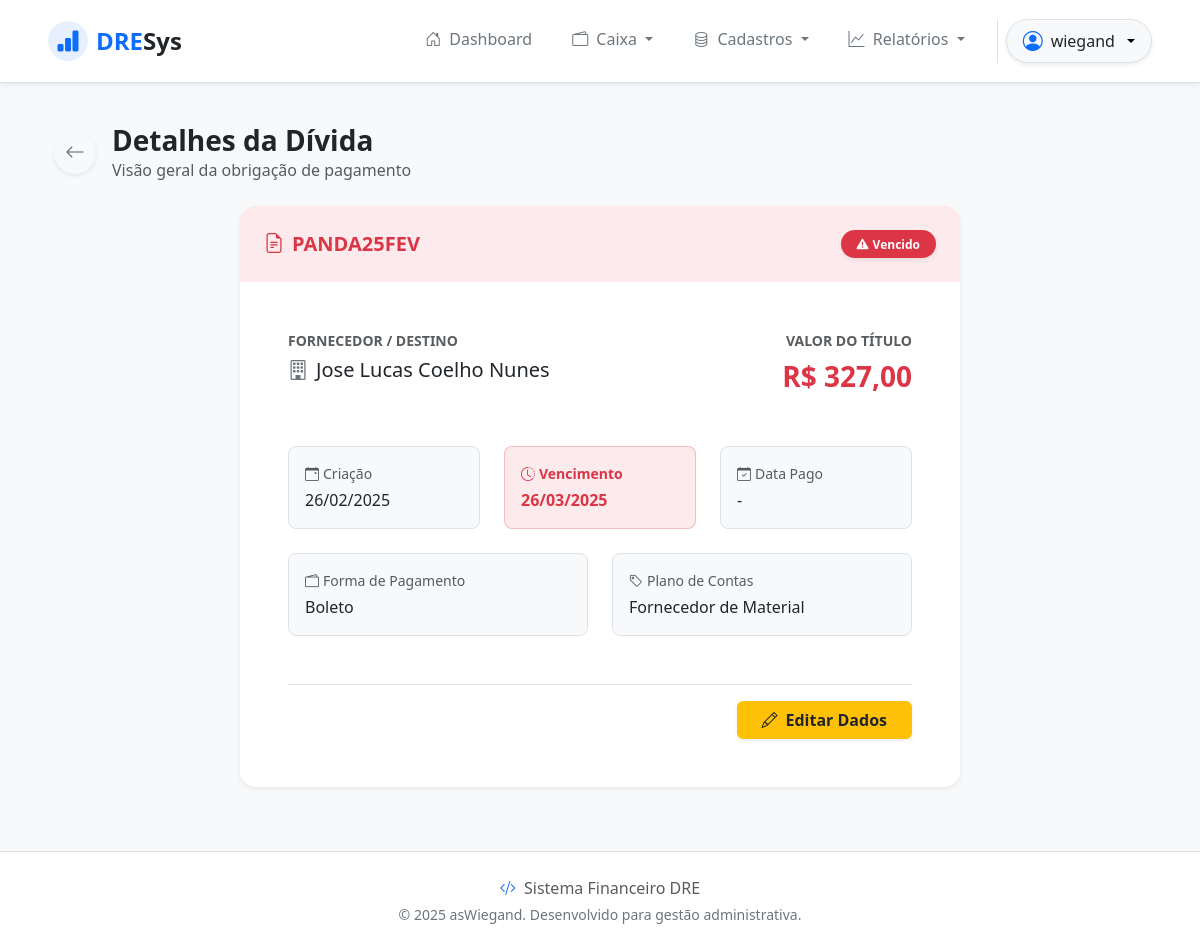
The app's page /outflows/3/detail/ (signed in) with its own data.
### outflows/models.py (models this page shows, shortened)
class Outflow(models.Model):
    created_date = models.DateField()
    expire_date = models.DateField()
    supplier = models.ForeignKey(Supplier, on_delete=models.PROTECT, related_name='outflows')
    accounting = models.ForeignKey(Accounting, on_delete=models.PROTECT, related_name='outflows')
    payment_method = models.ForeignKey(Payment, on_delete=models.PROTECT, related_name='outflows')
    title = models.CharField(max_length=15)
    status = models.CharField(max_length=2, default='NP')
    value = models.DecimalField(max_digits=20, decimal_places=2, default=0)
    payment_date = models.DateField(blank=True, null=True)
    @property
    def is_expired(self):
        return self.expire_date < timezone.localdate()

### suppliers/models.py (models this page shows)
class Supplier(models.Model):
    cnpj_cpf = models.CharField(
        max_length=18,
        unique=True,
        validators=[validate_cpf_cnpj],
        verbose_name="CNPJ ou CPF",
        blank=True
    )
    company_name = models.CharField(max_length=100, blank=False, null=False)
    fantasy_name = models.CharField(max_length=100, blank=True, default='')
    city = models.CharField(max_length=100, blank=True)
    address = models.CharField(max_length=100, blank=True)
    phone = models.CharField(blank=True)
    email = models.EmailField(blank=True)
    def __str__(self):
            return self.company_name

### payments/models.py (models this page shows)
class Payment(models.Model):
    name = models.CharField(max_length=20, blank=False, null=False)
    class Meta:
        ordering = ['name']
    def __str__(self):
        return self.name

### accountings/models.py (models this page shows)
class Accounting(models.Model):
    INFLOW = "E"
    OUTFLOW = "S"
    TYPE_CHOICES = [(INFLOW, 'Entrada'), (OUTFLOW, 'Saida'),]
    acc_name = models.CharField(max_length=30)
    type = models.CharField(max_length=1, choices=TYPE_CHOICES)
    class Meta:
        ordering = ['acc_name']
    def __str__(self):
        return self.acc_name

### outflows/views.py (the view)
# urls.py: path('outflows/<int:pk>/detail/', OutflowDetailView.as_view(), name='outflow_detail'),
class OutflowDetailView(LoginRequiredMixin, PermissionRequiredMixin, DetailView):
    permission_required = 'outflows.view_outflow'
    model = models.Outflow
    template_name = 'outflow_detail.html'

### outflows/templates/outflow_detail.html (shortened to what this page needs)
{% extends 'base.html' %}
{% block content %}
<div class="container-fluid py-4">
    <div class="mb-4 d-flex align-items-center">
        <a href="{% url 'outflow_list' %}" class="btn btn-light shadow-sm text-secondary me-3"
            style="border-radius: 50%; width: 42px; height: 42px; display: flex; align-items: center; justify-content: center;">
            <i class="bi bi-arrow-left fs-5"></i>
        </a>
        <div>
            <h3 class="fw-bold text-dark mb-0">Detalhes da Dívida</h3>
            <p class="text-muted mb-0">Visão geral da obrigação de pagamento</p>
        </div>
    </div>
    <div class="row justify-content-center">
        <div class="col-lg-8">
            <div class="card border-0 shadow-sm rounded-4 overflow-hidden">
                <div
                    class="card-header bg-danger bg-opacity-10 border-0 p-4 d-flex justify-content-between align-items-center">
                    <h5 class="mb-0 fw-bold text-danger"><i class="bi bi-file-earmark-text me-2"></i>{{ object.title }}
                    </h5>
                    {% if object.status == 'PG' %}
                    <span class="badge bg-success rounded-pill px-3 py-2 shadow-sm"><i
                            class="bi bi-check-circle-fill me-1"></i>Pago</span>
                    {% elif object.status == 'NP' and object.is_expired %}
                    <span class="badge bg-danger rounded-pill px-3 py-2 shadow-sm"><i
                            class="bi bi-exclamation-triangle-fill me-1"></i>Vencido</span>
                    {% else %}
                    <span class="badge bg-warning text-dark rounded-pill px-3 py-2 shadow-sm"><i
                            class="bi bi-hourglass-split me-1"></i>Pendente</span>
                    {% endif %}
                </div>
                <div class="card-body p-5">
                    <div class="row g-4 mb-4">
                        <div class="col-md-6">
                            <span class="d-block text-muted small fw-semibold text-uppercase mb-1">Fornecedor /
                                Destino</span>
                            <div class="fs-5 text-dark"><i class="bi bi-building me-2 text-secondary"></i>{{ object.supplier }}</div>
                        </div>
                        <div class="col-md-6 text-md-end">
                            <span class="d-block text-muted small fw-semibold text-uppercase mb-1">Valor do
                                Título</span>
                            <div class="fs-3 fw-bold text-danger">R$ {{ object.value|floatformat:2 }}</div>
                        </div>
                    </div>
                    <hr class="border-light my-4">
                    <div class="row g-4">
                        <div class="col-sm-6 col-md-4">
                            <div class="bg-light rounded-3 p-3 h-100 border">
                                <span class="d-block text-muted small mb-1"><i
                                        class="bi bi-calendar-event me-1"></i>Criação</span>
                                <span class="fw-medium text-dark">{{ object.created_date|date:"d/m/Y" }}</span>
                            </div>
                        </div>
                        <div class="col-sm-6 col-md-4">
                            <div
                                class="bg-danger bg-opacity-10 border-danger border-opacity-25 rounded-3 p-3 h-100 border">
                                <span class="d-block text-danger small mb-1 fw-semibold"><i
                                        class="bi bi-clock-history me-1"></i>Vencimento</span>
                                <span class="fw-bold text-danger">{{ object.expire_date|date:"d/m/Y" }}</span>
                            </div>
                        </div>
                        <div class="col-sm-6 col-md-4">
                            <div class="bg-light rounded-3 p-3 h-100 border">
                                <span class="d-block text-muted small mb-1"><i
                                        class="bi bi-calendar-check me-1"></i>Data Pago</span>
                                <span class="fw-medium text-dark">{{ object.payment_date|date:"d/m/Y"|default:"-" }}</span>
                            </div>
                        </div>
                        <div class="col-sm-6 col-md-6">
                            <div class="bg-light rounded-3 p-3 h-100 border">
                                <span class="d-block text-muted small mb-1"><i class="bi bi-wallet2 me-1"></i>Forma de
                                    Pagamento</span>
                                <span class="fw-medium text-dark">{{ object.payment_method|default:"Não informada" }}</span>
                            </div>
                        </div>
                        <div class="col-sm-12 col-md-6">
                            <div class="bg-light rounded-3 p-3 h-100 border">
                                <span class="d-block text-muted small mb-1"><i class="bi bi-tag me-1"></i>Plano de
                                    Contas</span>
                                <span class="fw-medium text-dark">{{ object.accounting|default:"Não categorizado" }}</span>
                            </div>
                        </div>
                    </div>
                    <div class="d-flex justify-content-end mt-5 pt-3 border-top">
                        {% if object.status == 'NP' %}
                        <a href="{% url 'outflow_update' object.id %}"
                            class="btn btn-warning fw-bold px-4 shadow-sm text-dark">
                            <i class="bi bi-pencil me-2"></i>Editar Dados
                        </a>
                        {% endif %}
                    </div>
                </div>
            </div>
        </div>
    </div>
</div>
{% endblock %}

### app/templates/components/_header.html (shortened to what this page needs)
<nav class="navbar navbar-expand-lg navbar-light bg-white fixed-top shadow-sm py-3 border-bottom">
  <div class="container-fluid px-4 px-lg-5">
    <a class="navbar-brand d-flex align-items-center fw-bold fs-4 text-primary" href="{% url 'home' %}">
      <div
        class="bg-primary bg-opacity-10 text-primary rounded-circle d-flex align-items-center justify-content-center me-2"
        style="width: 40px; height: 40px;">
        <i class="bi bi-bar-chart-fill"></i>
      </div>
      DRE<span class="text-dark">Sys</span>
    </a>
    <div class="collapse navbar-collapse" id="navbarMain">
      <ul class="navbar-nav ms-auto mb-2 mb-lg-0 gap-2">
        {% if request.user.is_authenticated %}
        <li class="nav-item">
          <a class="nav-link fw-medium px-3 {% if request.resolver_match.url_name == 'home' %}active text-primary{% else %}text-secondary{% endif %}"
            href="{% url 'home' %}">
            <i class="bi bi-house-door me-1"></i> Dashboard
          </a>
        </li>
        {% if perms.inflows.view_inflow or perms.outflows.view_outflow or perms.moviments.view_moviment %}
        <li class="nav-item dropdown">
          <a class="nav-link dropdown-toggle fw-medium px-3 text-secondary" href="#" id="caixaDropdown" role="button"
            data-bs-toggle="dropdown" aria-expanded="false">
            <i class="bi bi-wallet2 me-1"></i> Caixa
          </a>
        </li>
        {% endif %}
        {% if perms.suppliers.view_supplier or perms.banks.view_bank or perms.accountings.view_accounting or perms.payments.view_payment %}
        <li class="nav-item dropdown">
          <a class="nav-link dropdown-toggle fw-medium px-3 text-secondary" href="#" id="cadastrosDropdown"
            role="button" data-bs-toggle="dropdown" aria-expanded="false">
            <i class="bi bi-database me-1"></i> Cadastros
          </a>
        </li>
        {% endif %}
        {% if perms.inflows.view_inflow or perms.outflows.view_outflow %}
        <li class="nav-item dropdown">
          <a class="nav-link dropdown-toggle fw-medium px-3 text-secondary" href="#" id="relatoriosDropdown"
            role="button" data-bs-toggle="dropdown" aria-expanded="false">
            <i class="bi bi-graph-up me-1"></i> Relatórios
          </a>
        </li>
        {% endif %}
        <li class="nav-item border-start ms-2 ps-2">
          <div class="dropdown">
            <button
              class="btn btn-light dropdown-toggle d-flex align-items-center gap-2 rounded-pill px-3 shadow-sm border"
              type="button" id="userMenu" data-bs-toggle="dropdown" aria-expanded="false">
              <i class="bi bi-person-circle fs-5 text-primary"></i>
              <span class="fw-medium text-dark">{{ request.user.username }}</span>
            </button>
          </div>
        </li>
        {% endif %}
      </ul>
    </div>
  </div>
</nav>

### app/templates/base.html (style rules this page uses)
body { background-color: #f8f9fa; }

### app/templates/components/_header.html (style rules this page uses)
.navbar .nav-link { transition: color 0.2s ease-in-out; }

### records on screen
Outflow: title "PANDA25FEV", supplier "Jose Lucas Coelho Nunes", value "327,00", created_date "26/02/2025", expire_date "26/03/2025", payment_date "-", payment_method "Boleto", accounting "Fornecedor de Material"

### other values on screen
{{ request.user.username }} "wiegand"
